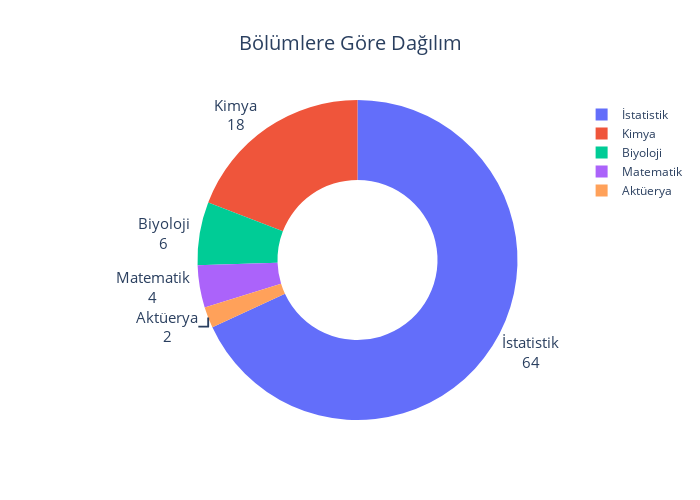

The notebook cell saved with this chart:
### Code cell
temp = df.groupby('Department').size().reset_index(name='counts')

# donut chart
fig = px.pie(temp, values='counts', names='Department', title='Bölümlere Göre Dağılım', hole=.5)
fig.update_traces(textposition='outside', textinfo='value+label', textfont_size=15)
fig.update_layout(uniformtext_minsize=12, uniformtext_mode='hide', width=700, height=500, title_x=0.5, title_font_size=20)
fig.show()

### Figure 1 — Plotly figure (JSON) as saved in the notebook; plotly's stock layout.template omitted (floating-point values rounded to 4 significant figures)
{"data": [{"domain": {"x": [0, 1], "y": [0, 1]}, "hole": 0.5, "hovertemplate": "Department=%{label}<br>counts=%{value}<extra></extra>", "labels": ["Aktüerya", "Biyoloji", "Kimya", "Matematik", "İstatistik"], "legendgroup": "", "name": "", "showlegend": true, "textfont": {"size": 15}, "textinfo": "value+label", "textposition": "outside", "type": "pie", "values": [2, 6, 18, 4, 64]}], "layout": {"height": 500, "legend": {"tracegroupgap": 0}, "title": {"font": {"size": 20}, "text": "Bölümlere Göre Dağılım", "x": 0.5}, "uniformtext": {"minsize": 12, "mode": "hide"}, "width": 700}}
